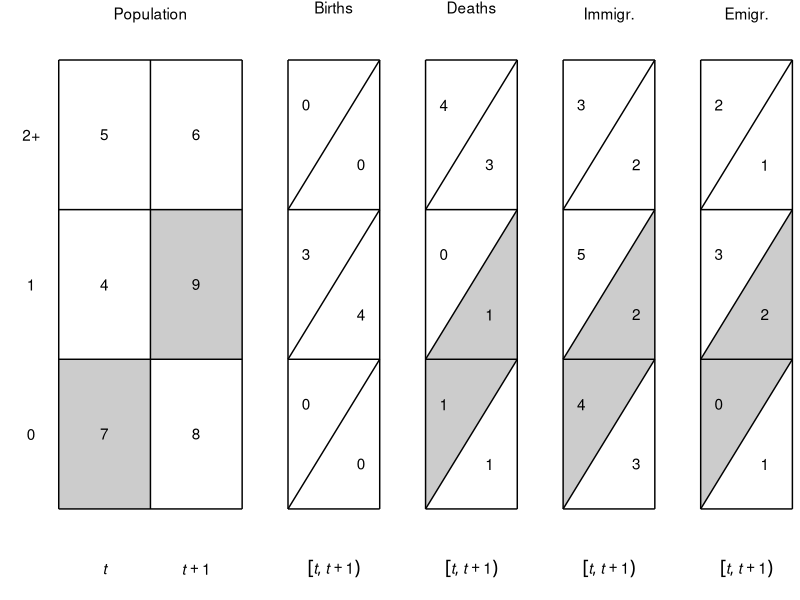

Here is the R script that generated this plot:


library(ggplot2)

data_popn_poly <- data.frame(x =    c(0, 1, 1, 0, 0, 1, 2, 2, 1, 1),
                            y =    c(0, 0, 1, 1, 0, 1, 1, 2, 2, 1))
data_popn_box <- data.frame(x =    c(0, 2, 2, 0, 1, 0, 0),
                            xend = c(2, 2, 0, 0, 1, 2, 2),
                            y =    c(0, 0, 3, 3, 0, 1, 2),
                            yend = c(0, 3, 3, 0, 3, 1, 2))
data_popn_label <- data.frame(x = c(1, 0.5, 1.5, 0.5, 1.5, 0.5, 1.5, 0.5, 1.5),
                              y = c(3.3, 0.5, 0.5, 1.5, 1.5, 2.5, 2.5, -0.4, -0.4),
                              label = c("Population", 7, 8, 4, 9, 5, 6, "italic(t)", "italic(t)+1"))
data_births_box <- data.frame(x =    c(2.5, 3.5, 3.5, 2.5, 2.5, 2.5, 2.5, 2.5, 2.5),
                              xend = c(3.5, 3.5, 2.5, 2.5, 3.5, 3.5, 3.5, 3.5, 3.5),
                              y =    c(0, 0, 3, 3, 1, 2, 0, 1, 2),
                              yend = c(0, 3,   3,     0, 1,   2, 1, 2, 3))
data_births_label <- data.frame(x =  c(3,   2.7, 3.3, 2.7, 3.3, 2.7, 3.3, 3),
                                y =  c(3.35, 0.7, 0.3, 1.7, 1.3, 2.7, 2.3, -0.4),
                                label = c("Births", 0, 0, 3, 4, 0, 0, 'group("[",list(italic(t),italic(t+1)),")")'))
data_deaths_poly <- data.frame(x =   c(4, 5, 5, 4, 4),
                              y =    c(0, 1, 2, 1, 0))
data_deaths_box <- data.frame(x =    c(4, 5, 5, 4, 4, 4, 4, 4, 4),
                              xend = c(5, 5, 4, 4, 5, 5, 5, 5, 5),
                              y =    c(0, 0, 3, 3, 1, 2, 0, 1, 2),
                              yend = c(0, 3, 3, 0, 1, 2, 1, 2, 3))
data_deaths_label <- data.frame(x = c(4.5, 4.2, 4.7, 4.2, 4.7, 4.2, 4.7, 4.5),
                                y = c(3.35, 0.7, 0.3, 1.7, 1.3, 2.7, 2.3, -0.4),
                                label = c("Deaths", 1, 1, 0, 1, 4, 3, 'group("[",list(italic(t),italic(t+1)),")")'))
data_im_poly <- data.frame(x =   c(5.5, 6.5, 6.5, 5.5, 5.5),
                           y =    c(0, 1, 2, 1, 0))
data_im_box <- data.frame(x =    c(2.5, 3.5, 3.5, 2.5, 2.5, 2.5, 2.5, 2.5, 2.5) + 3,
                              xend = c(3.5, 3.5, 2.5, 2.5, 3.5, 3.5, 3.5, 3.5, 3.5) + 3,
                              y =    c(0, 0, 3, 3, 1, 2, 0, 1, 2),
                              yend = c(0, 3,   3,     0, 1,   2, 1, 2, 3))
data_im_label <- data.frame(x =  c(3,   2.7, 3.3, 2.7, 3.3, 2.7, 3.3, 3) + 3,
                                y =  c(3.3, 0.7, 0.3, 1.7, 1.3, 2.7, 2.3, -0.4),
                                label = c("Immigr.", 4, 3, 5, 2, 3, 2, 'group("[",list(italic(t),italic(t+1)),")")'))
data_em_poly <- data.frame(x =   c(7, 8, 8, 7, 7),
                           y =    c(0, 1, 2, 1, 0))
data_em_box <- data.frame(x =    c(4, 5, 5, 4, 4, 4, 4, 4, 4) + 3,
                              xend = c(5, 5, 4, 4, 5, 5, 5, 5, 5) + 3,
                              y =    c(0, 0, 3, 3, 1, 2, 0, 1, 2),
                              yend = c(0, 3, 3, 0, 1, 2, 1, 2, 3))
data_em_label <- data.frame(x = c(4.5, 4.2, 4.7, 4.2, 4.7, 4.2, 4.7, 4.5) + 3,
                                y = c(3.3, 0.7, 0.3, 1.7, 1.3, 2.7, 2.3, -0.4),
                                label = c("Emigr.", 0, 1, 3, 2, 2, 1, 'group("[",list(italic(t),italic(t+1)),")")'))
data_age_label <- data.frame(x = rep(-0.3, 3),
                             y = c(0.5, 1.5, 2.5),
                             label = c("0", "1", "2+"))
                                       
p <- ggplot(data_popn_box, aes(x = x, y = y)) +
    theme_bw() +
    theme(panel.border = element_blank(),
          panel.grid.major = element_blank(),
          panel.grid.minor = element_blank(),
          axis.text = element_blank(),
          axis.ticks = element_blank()) +
    coord_cartesian(expand = FALSE,
                    clip = "off") +
    ## population
    geom_polygon(aes(x = x, y = y),
              data = data_popn_poly,
              fill = "grey80") +
    geom_segment(aes(x = x, y = y, xend = xend, yend = yend),
                 data = data_popn_box) +
    geom_text(aes(label = label),
              data = data_popn_label,
              parse = TRUE) +
    ## births
    geom_segment(aes(x = x, y = y, xend = xend, yend = yend),
                 data = data_births_box) +
    geom_text(aes(label = label),
              data = data_births_label,
              parse = TRUE) +
    ## deaths
    geom_polygon(aes(x = x, y = y),
                 data = data_deaths_poly,
                 fill = "grey80") +
    geom_segment(aes(x = x, y = y, xend = xend, yend = yend),
                 data = data_deaths_box) +
    geom_text(aes(label = label),
              data = data_deaths_label,
              parse = TRUE) +
    ## immigration
    geom_polygon(aes(x = x, y = y),
                 data = data_im_poly,
                 fill = "grey80") +
    geom_segment(aes(x = x, y = y, xend = xend, yend = yend),
                 data = data_im_box) +
    geom_text(aes(label = label),
              data = data_im_label,
              parse = TRUE) +
    ## emigration
    geom_polygon(aes(x = x, y = y),
                 data = data_em_poly,
                 fill = "grey80") +
    geom_segment(aes(x = x, y = y, xend = xend, yend = yend),
                 data = data_em_box) +
    geom_text(aes(label = label),
              data = data_em_label,
              parse = TRUE) +
    ## age labels
    geom_text(aes(label = label),
              data = data_age_label) +
    ## other
    xlab("") +
    ylab("")

graphics.off()
pdf(file = "figures_accounts/fig_account_withage_lex.pdf",
    width = 4.3,
    height = 2.1)
plot(p)
dev.off()
